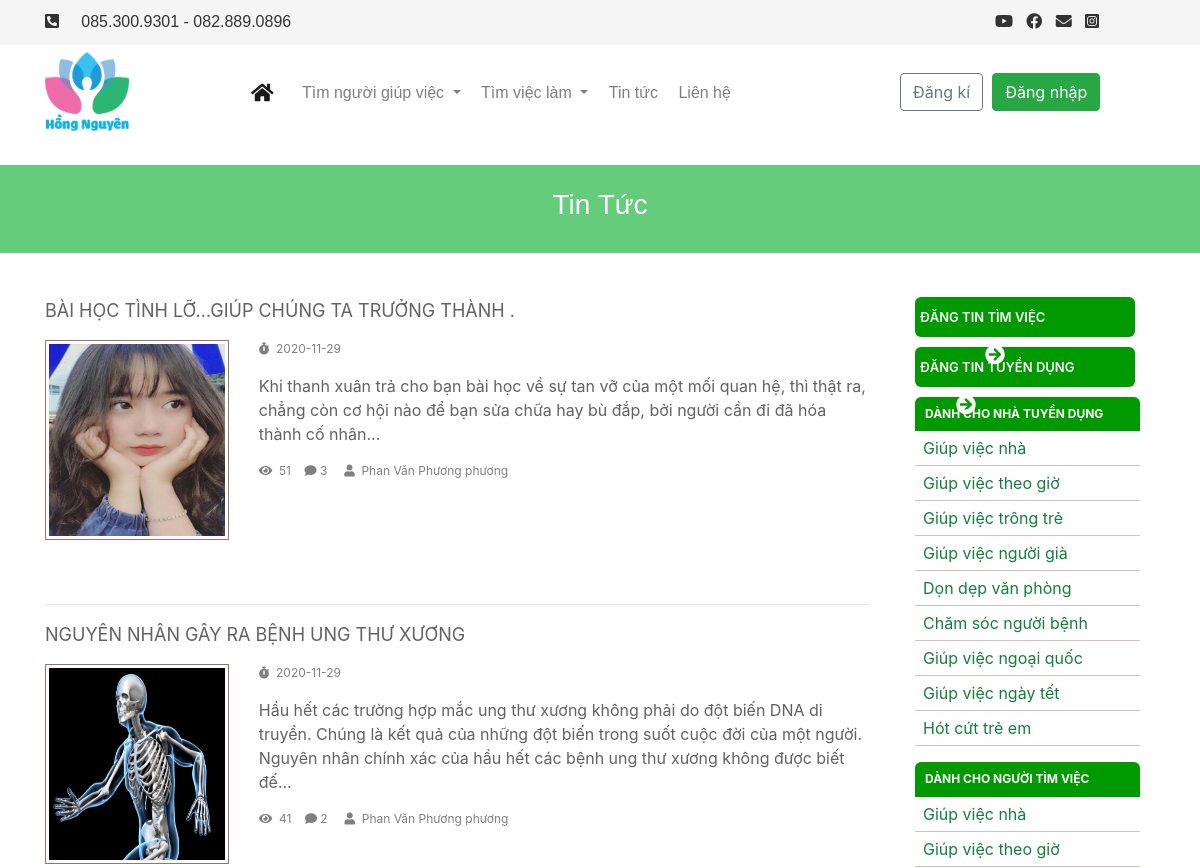
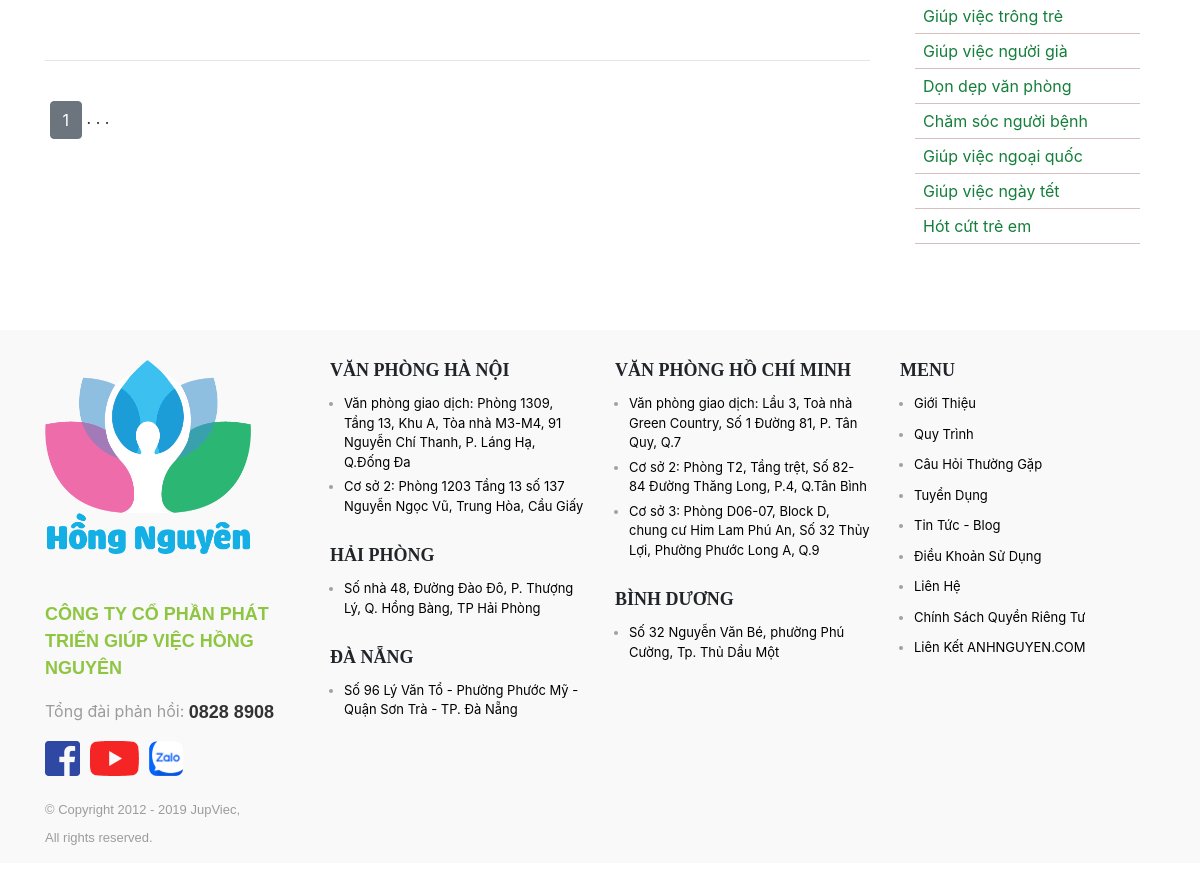
/site/tin_tuc/index.php, run on the app's committed database (2 pictures, top to bottom).
### tables this page shows
CREATE TABLE `tin_tuc` (
  `id` int(11) NOT NULL,
  `tieu_de` varchar(225) NOT NULL,
  `noi_dung` longtext NOT NULL,
  `thoi_gian` date NOT NULL,
  `hinh_anh` varchar(225) NOT NULL,
  `luot_xem` int(11) NOT NULL,
  `tom_tat` varchar(225) NOT NULL,
  `id_user` int(11) NOT NULL
);

CREATE TABLE `users` (
  `id` int(11) NOT NULL,
  `ho_ten` varchar(50) NOT NULL,
  `ten_dang_nhap` varchar(50) NOT NULL,
  `mat_khau` varchar(50) NOT NULL,
  `email` varchar(225) NOT NULL,
  `ngay_sinh` date NOT NULL,
  `gioi_tinh` bit(1) NOT NULL,
  `hinh_anh` varchar(255) NOT NULL,
  `vai_tro` bit(1) NOT NULL,
  `trang_thai` bit(1) NOT NULL
);

CREATE TABLE `dich_vu` (
  `id` int(11) NOT NULL,
  `ten_dich_vu` varchar(225) NOT NULL,
  `mo_ta` longtext NOT NULL,
  `hinh_anh` varchar(225) NOT NULL
);

### dao/pdo.php (called while the page is built, shortened)
<?php
function connect()
{
    $host = "127.0.0.1";
    $dbname = "duan1";
    $db_username = "root";
    $db_password = "";
    return new PDO("mysql:host=$host;dbname=$dbname", $db_username, $db_password);
}
function selectAll($sql)
{
    $conne = connect();
    $stml = $conne->prepare($sql);
    $stml->execute();
    return $select = $stml->fetchAll();
}
function dem($sql)
{
    $conn = connect();
    $stmt = $conn->prepare($sql);
    $stmt->execute();
    $count = $stmt->fetchColumn();
    return $count;
}

### site/tin_tuc/index.php (the view, shortened to what this page needs)
<?php
require_once "../../dao/pdo.php";
if (!isset($_GET['product'])) {
    $product = 1;
} else {
    $product = $_GET['product'];
    if (!is_numeric($product) || $product <= 0) {
        header("Location:" . BASE_URL);
    }
}
$data = 10;
$sql = "SELECT count(*) FROM `tin_tuc`";
$conn = connect();
$result = $conn->prepare($sql);
$result->execute();
$number = $result->fetchColumn();
$page = ceil($number / $data);
$tin = ($product - 1) * $data;
?>
<!DOCTYPE html>
<html lang="en">
<head>
    <?php include('../../link/style.php') ?>
    <link rel="stylesheet" href="../../content/css.css">
</head>
<body>
    <?php include('../../layout/header.php') ?>
    <div class="container-fluid" style="background-color: #64cc7b;">
        <div class="container">
            <div class="row" style="margin-top:20px;margin-bottom:20px;">
                <h3 class="header_title">Tin Tức</h3>
            </div>
        </div>
    </div>
    <br>
    <div class="container-fluid">
        <div class="container">
            <div class="row">
                <div class="col-md-9">
                    <?php foreach (selectAll("SELECT * FROM tin_tuc ORDER BY id DESC LIMIT $tin,$data") as $item) { ?>
                        <?php foreach (selectAll("SELECT * FROM users WHERE id = " . $item['id_user']) as $value) {
                            $tong = dem("SELECT COUNT(*) FROM binh_luan WHERE id_tin_tuc = " . $item['id']); ?>
                            <div class="row" style="color: #626262;">
                                <a href="<?= BASE_URL ?>site/tin_tuc/chi_tiet.php?id=<?= $item["id"] ?>" style="color: #626262;">
                                    <p style="font-size: 18px;margin-left: 15px;"><?= $item["tieu_de"] ?></p>
                                </a>
                            </div>
                            <div class="row">
                                <div class="col-md-3">
                                    <a href="<?= BASE_URL ?>site/tin_tuc/chi_tiet.php?id=<?= $item["id"] ?>"><img src="<?= BASE_URL ?>content/images_tin_tuc/<?= $item["hinh_anh"] ?>" alt="" width="100%" height="200px" style="border: 1px solid #9e7171;padding: 3px;"></a>
                                </div>
                                <div class="col-md-9">
                                    <p style="font-size: 12px;color: gray;"><i class="fas fa-stopwatch"></i> &nbsp;<?= $item["thoi_gian"] ?></p>
                                    <a href="<?= BASE_URL ?>site/tin_tuc/chi_tiet.php?id=<?= $item["id"] ?>" style="color: #626262;">
                                        <p><?= $item["tom_tat"] ?>...</p>
                                    </a>
                                    <p style="font-size: 12px;color: gray;"> <i class="fas fa-eye"></i> &nbsp;<?= $item["luot_xem"] ?> &nbsp; &nbsp;<i class="fas fa-comment"></i> <?= $tong ?> &nbsp; &nbsp; <i class="fas fa-user"></i> &nbsp;<?= $value["ho_ten"] ?> </p>
                                </div>
                            </div>
                            <br><br>
                            <hr>
                    <?php }
                    } ?>
                    <br>
                    <?php
                    for ($t = 1; $t <= $page; $t++) { ?>
                        &nbsp;<a name="" id="" class="btn btn-secondary" href="index.php?product=<?= $t ?>" role="button"> <?= $t ?></a>
                    <?php
                    }
                    ?>
                    . . .
                </div>
                <div class="col-md-3">
                    <?php include_once('../../layout/content_right.php') ?>
                </div>
            </div>
        </div>
    </div>
    <?php include('../../layout/footer.php') ?>
</body>
</html>

### layout/content_right.php
<div class="col-md-12">
    <a href="<?= BASE_URL ?>site/nhan_vien/dang_tin_tim_viec.php">
        <h3 class="titletimviec" style=" background-color: #009900;
    height: 40px;
    padding: 0 5px;
    margin-right: 5px;
    border-radius: 6px;
    margin-bottom: 10px;
    line-height: 40px;
    color: white;
    font-size: 13px;
    font-weight: 600;
    text-transform: uppercase;">Đăng tin tìm việc <i class="fas fa-arrow-circle-right" style="margin-left:65px;font-size:20px;"></i></h3>
    </a>
    <a href="<?= BASE_URL ?>site/tuyen_dung/dang_tin_tuyen_dung.php">
        <h3 class="titletimviec" style="  background-color: #009900;
    height: 40px;
    padding: 0 5px;
    margin-right: 5px;
    border-radius: 6px;
    margin-bottom: 10px;
    line-height: 40px;color:white;
    font-size: 13px;
    font-weight: 600;
    text-transform: uppercase;">Đăng tin tuyển dụng <i class="fas fa-arrow-circle-right" style="margin-left:36px;font-size:20px;"></i></h3>
    </a>
    <h2 style="background: #009900;
    font-size: 9pt;
    font-weight: 700;
    color: #fff;
    border: none;
    margin: 0;
    padding: 10px;
    text-transform: uppercase;
    border-radius: 6px 6px 0 0;">Dành cho nhà tuyển dụng</h2>
    <ul style="list-style:none;margin-left:-40px;">
        <?php foreach (selectAll("select * from dich_vu") as $item) { ?>
            <li style="padding:5px 0px;border-bottom: 1px solid #d6bfbf;">
                <a href="<?= BASE_URL ?>site/dich_vu/nhan_vien.php?id=<?= $item['id'] ?>" style="color:#147f3b;padding: 0px 8px;"><?= $item['ten_dich_vu'] ?></a></li>
        <?php } ?>
    </ul>
    <h2 style="background: #009900;
    font-size: 9pt;
    font-weight: 700;
    color: #fff;
    border: none;
    margin: 0;
    padding: 10px;
    text-transform: uppercase;
    border-radius: 6px 6px 0 0;">Dành cho người tìm việc</h2>
    <ul style="list-style:none;margin-left:-40px;">
        <?php foreach (selectAll("select * from dich_vu") as $item) { ?>
            <li style="padding:5px 0px;border-bottom: 1px solid #d6bfbf;">
                <a href="<?= BASE_URL ?>site/dich_vu/tuyen_dung.php?id=<?= $item['id'] ?>" style="color:#147f3b;padding: 0px 8px;"><?= $item['ten_dich_vu'] ?></a></li>
        <?php } ?>
    </ul>
</div>

### data on the page
tin_tuc: tieu_de "BÀI HỌC TÌNH LỠ…GIÚP CHÚNG TA TRƯỞNG THÀNH .", thoi_gian "2020-11-29", tom_tat "Khi thanh xuân trả cho bạn bài học về sự tan vỡ của một mối quan hệ, thì thật ra, chẳng còn cơ hội nào để bạn sửa chữa hay bù đắp, bởi người cần đi đã hóa thành cố nhân", luot_xem "51"
users: tin_tuc.hinh_anh (picture), tong "3", ho_ten "Phan Văn Phương phương", tong "2"
tin_tuc: tieu_de "NGUYÊN NHÂN GÂY RA BỆNH UNG THƯ XƯƠNG", thoi_gian "2020-11-29", tom_tat "Hầu hết các trường hợp mắc ung thư xương không phải do đột biến DNA di truyền. Chúng là kết quả của những đột biến trong suốt cuộc đời của một người. Nguyên nhân chính xác của hầu hết các bệnh ung thư xương không được biết đế", luot_xem "41"
dich_vu: ten_dich_vu "Giúp việc nhà"
dich_vu: ten_dich_vu "Giúp việc theo giờ"
dich_vu: ten_dich_vu "Giúp việc trông trẻ"
dich_vu: ten_dich_vu "Giúp việc người già"
dich_vu: ten_dich_vu "Dọn dẹp văn phòng"
dich_vu: ten_dich_vu "Chăm sóc người bệnh"
dich_vu: ten_dich_vu "Giúp việc ngoại quốc"
dich_vu: ten_dich_vu "Giúp việc ngày tết"
dich_vu: ten_dich_vu "Hót cứt trẻ em"
